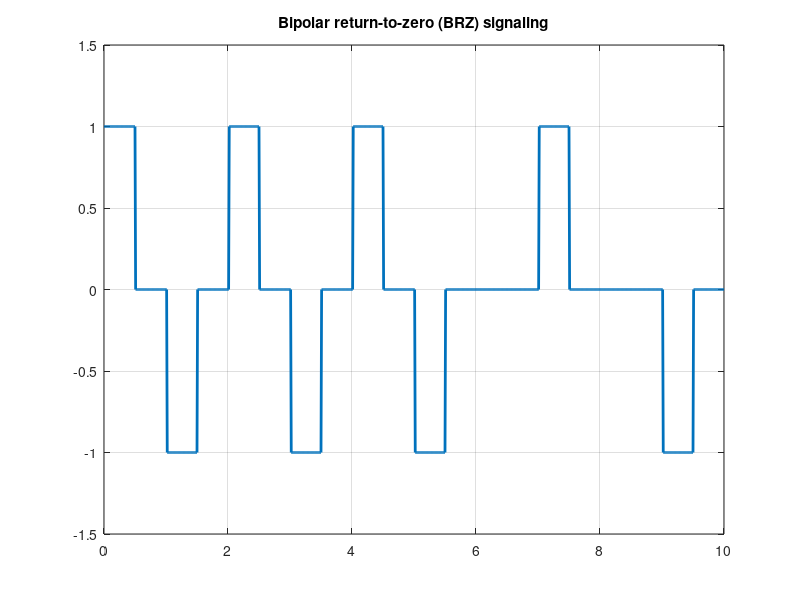

This chart was generated by the following MATLAB code:
%Bipolar Return to Zero Signaling
clc;
clear all;
close all;
N=10; %Number of bits
n=randi([0,1],1,N) %Random bit generation
%Binary to Bipolar Conversion
f=1;
for m=1:N
    if n(m)==1
        if f==1
            nn(m)=1;
            f=-1;
        else
            nn(m)=-1;
            f=1;
        end
    else
        nn(m)=0;
    end
end
nn
%Bipolar RZ Pulse Shaping
i=1;
a=0; %Initial value for the first half cycle
b=0.5; %Initial value for the second half cycle
t=0:0.01:length(n);
for j=1:length(t)
    if t(j)>=a && t(j)<=b %Condition for the first half cycle
        y(j)=nn(i); %Assign first 50 values for
    elseif t(j)>b && t(j)<=i %Condition for the Second half cycle
        y(j)=0; %Set all values 0 for the second half cycle
    else
        i=i+1; %Binary input data index increment
        a=a+1; %Initial value for the first half cycle increment
        b=b+1; %Initial value for the second half cycle increment
    end
end
plot(t,y,'lineWidth', 2); %Linewidth 2 for clear visualization
axis([0,N,-1.5,1.5]); %Axis set-up
grid on;
title('Bipolar return-to-zero (BRZ) signaling');